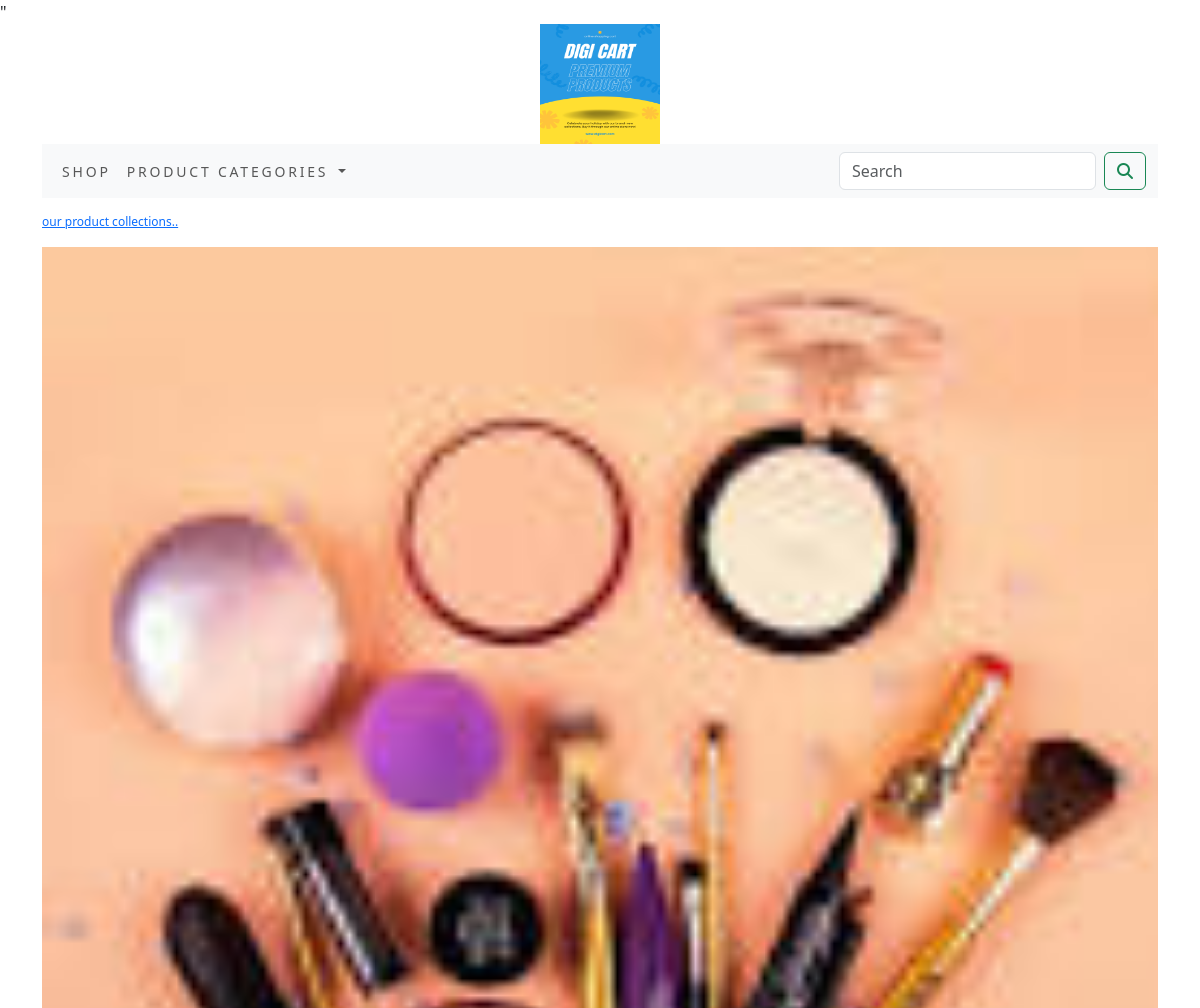
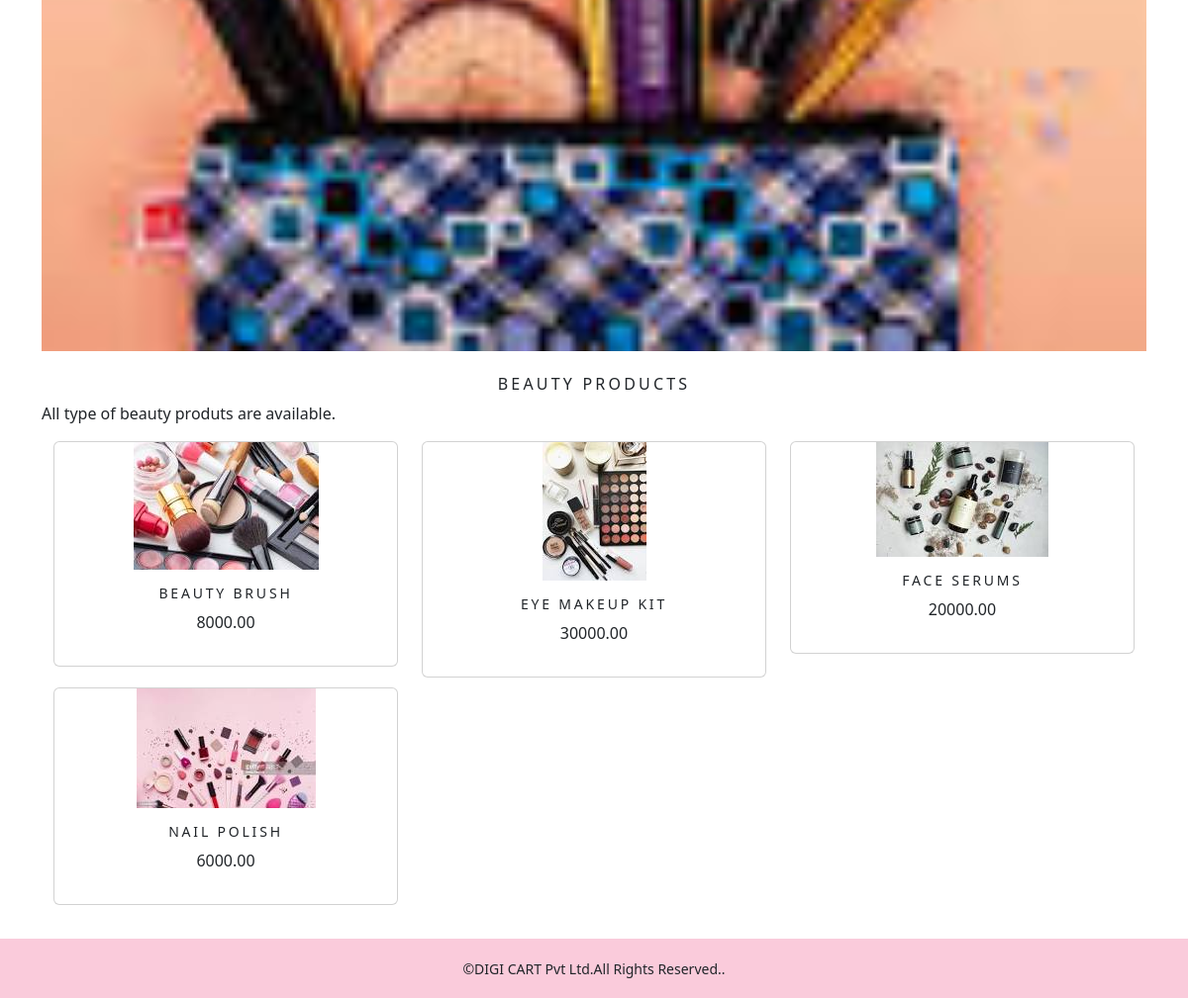
/digicart/beauty-products/, run on the app's committed database (2 pictures, top to bottom).
### ShoppingApp/models.py (models this page shows, shortened)
class Category(models.Model):
    name=models.CharField(max_length=250,unique=True)
    slug=models.SlugField(max_length=250,unique=True)
    description=models.TextField(blank=True)
    image=models.ImageField(upload_to='category',blank=True)
    class Meta:
        ordering=('name',)
        verbose_name='category'
        verbose_name_plural='categories'
    def get_url(self):
        return reverse('ShoppingApp:products_by_category',args=[self.slug])

class Product(models.Model):
    name=models.CharField(max_length=250,unique=True)
    slug=models.SlugField(max_length=250,unique=True)
    description=models.TextField(blank=True)
    price=models.DecimalField(max_digits=10,decimal_places=2)
    category=models.ForeignKey(Category,on_delete=models.CASCADE)
    image = models.ImageField(upload_to='product', blank=True)
    stock=models.IntegerField()
    available=models.BooleanField(default=True)
    created=models.DateTimeField(auto_now_add=True)
    updated=models.DateTimeField(auto_now=True)
    class Meta:
        ordering=('name',)
        verbose_name='product'
        verbose_name_plural='products'
    def get_url(self):
        return reverse('ShoppingApp:product_Detail',args=[self.category.slug,self.slug])

### ShoppingApp/views.py (the view)
# urls.py: path('',views.AllProductCat,name='AllProductCat'),
def AllProductCat(request, c_slug=None):
    c_page=None
    products_list=None
    if c_slug!=None:
        c_page=get_object_or_404(Category,slug=c_slug)
        products_list=Product.objects.all().filter(category=c_page,available=True)
    else:
        products_list=Product.objects.all().filter(available=True)
    paginator=Paginator(products_list,6)
    try:
        page=int(request.GET.get('page','1'))
    except:
        page=1
    try:
        products=paginator.page(page)
    except(EmptyPage,InvalidPage):
        products=paginator.page(paginator.num_pages)
    return render(request,"category.html",{'category':c_page,'products':products})

### Cart_app/context_processors.py (called while the page is built)
def counter(request):
    item_count=0
    if 'admin' in request.path:
        return {}
    else:
        try:
            cart=Cart.objects.filter(cart_id=_cart_id(request))
            cart_items=CartItem.objects.all().filter(cart=cart[:1])
            for cart_item in cart_items:
                item_count += cart_item.quantity
        except Cart.DoesNotExist:
            item_count = 0
        return dict(item_count=item_count)

### Cart_app/views.py (called while the page is built)
def _cart_id(request):
    cart=request.session.session_key
    if not cart:
        cart=request.session.create()
    return cart

### ShoppingApp/context_processors.py (called while the page is built)
def menu_links(request):
    links=Category.objects.all()
    return dict(links=links)

### Templates/category.html (shortened to what this page needs)
{% extends 'base.html' %}
{% load static %}
{% block content %}
    {% if category %}
        <div>
            <div class="row my_row_class">
                <div class="mx_auto">
                <p><a href="{% url 'ShoppingApp:AllProductCat' %}">our product collections..</a> </p>
            </div>
                </div>
        </div>
    {% endif %}
<div class="mx_auto">
    {% if category %}
        <img class="my_image" src="{{category.image.url}}" alt="{{category.name}}">
</div>
    <br>
<div>
        <h1 class="text-center my_title">{{category.name}}</h1>
        <p class="text-justify">{{category.description}}</p>
</div>
    {% endif %}
<div class="container">
    <div class="row mx_auto">
        {% for product in products.object_list %}
        <div class="my_bottom_margin col-9 col-sm-12 col-md-4 col-md-12 col-lg-4 ">
            <div class="card text-center" style="min-width:18rem;">
            <a href="{{product.get_url}}" ><img src="{{product.image.url}}" alt="{{product.name}}"> </a>
        <div class="card-body">
            <h4>{{product.name}}</h4>
            <p>{{product.price}}</p>
        </div>
            </div>
            </div>
        {% endfor %}
    </div>
        <br>
</div>
{% endblock %}

### static/css/custom.css (style rules this page uses)
body { font-family: 'Roboto Slab', serif; }
.my_row_class { padding-top:15px; }
.my_row_class .mx_auto { color:#000; font-size:12px; }
.my_image { width:100%; height:auto; }
.my_title { font-size:16px; text-transform:uppercase; letter-spacing:.2em; }
.my_bottom_margin { margin-bottom:10px; }
.card-body h4 { font-size:14px; text-transform:uppercase; letter-spacing:.2em; }

### data on the page
Category: image (picture), name "BEAUTY PRODUCTS", description "All type of beauty produts are available."
Product: image (picture), name "BEAUTY BRUSH", price "8000.00"
Product: image (picture), name "EYE MAKEUP KIT", price "30000.00"
Product: image (picture), name "FACE SERUMS", price "20000.00"
Product: image (picture), name "NAIL POLISH", price "6000.00"
